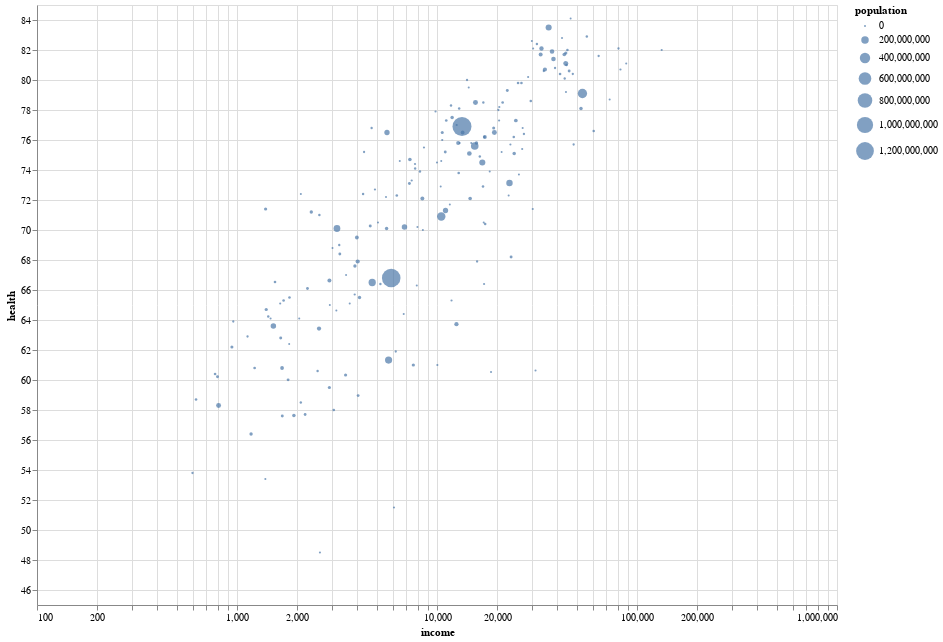

The notebook cell this image was saved under:
### Markdown cell above
## Plot it with altair

### Code cell
(
    alt.Chart(gapminder)
    .mark_circle()
    .encode(
        alt.X("income:Q", scale=alt.Scale(type="log")),
        alt.Y("health:Q", scale=alt.Scale(zero=False)),
        size="population:Q",
        tooltip=list(gapminder.columns),
    )
    .properties(width=800, height=600)
    .interactive()
)

### Figure 1 — Vega-Lite specification as saved in the notebook (floating-point values rounded to 4 significant figures; data arrays with more than 128 entries replaced by an {"elided": "..."} marker saying what was removed)
{"config": {"view": {"continuousWidth": 400, "continuousHeight": 300}}, "data": {"name": "data-7e3b7ef5d72a8470b0044710e8a24cca"}, "mark": "circle", "encoding": {"size": {"field": "population", "type": "quantitative"}, "tooltip": [{"field": "country", "type": "nominal"}, {"field": "income", "type": "quantitative"}, {"field": "health", "type": "quantitative"}, {"field": "population", "type": "quantitative"}], "x": {"field": "income", "scale": {"type": "log"}, "type": "quantitative"}, "y": {"field": "health", "scale": {"zero": false}, "type": "quantitative"}}, "height": 600, "selection": {"selector001": {"type": "interval", "bind": "scales", "encodings": ["x", "y"]}}, "width": 800, "$schema": "https://vega.github.io/schema/vega-lite/v4.17.0.json", "datasets": {"data-7e3b7ef5d72a8470b0044710e8a24cca": {"elided": "187 records"}}}
